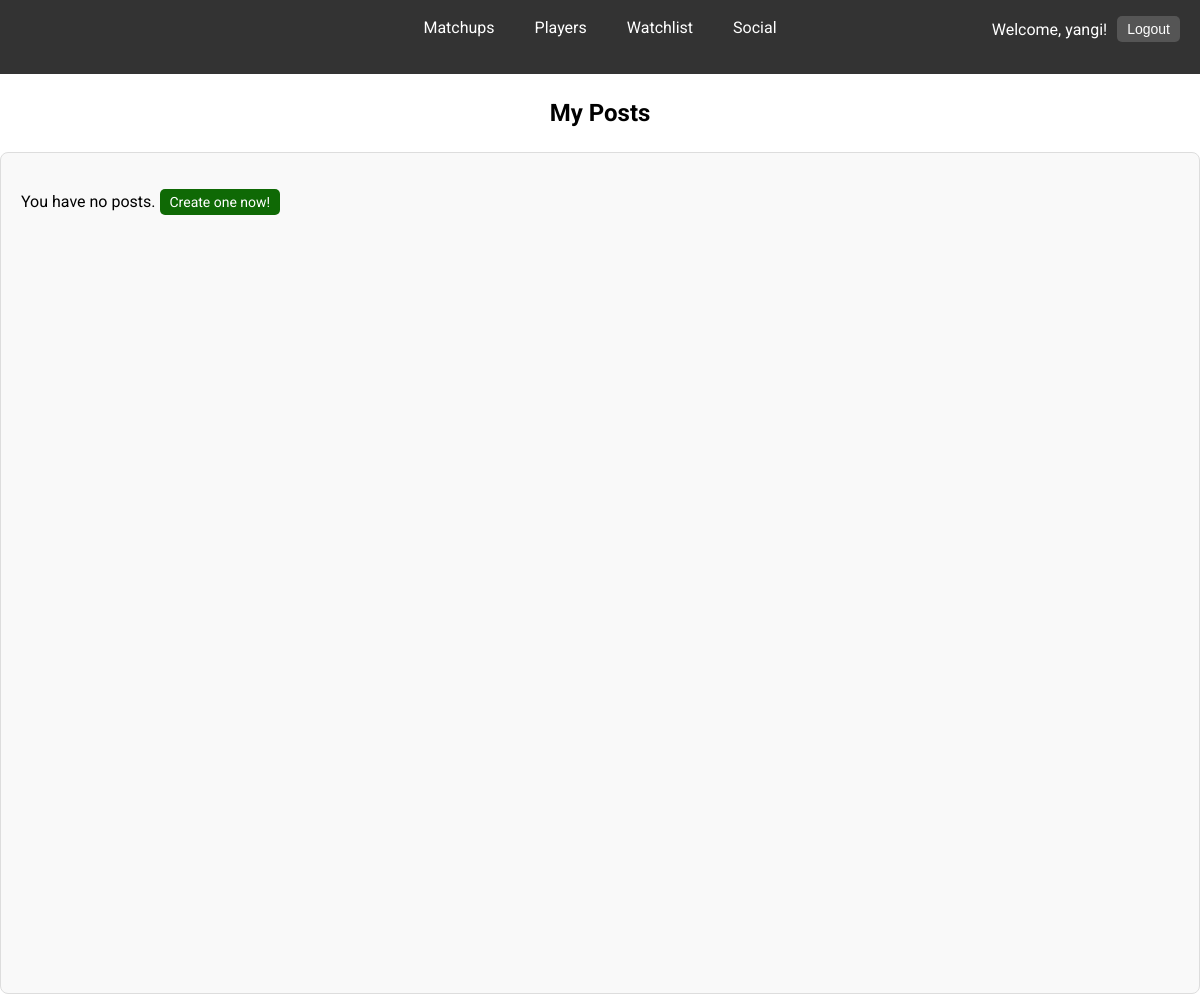
Before: /project/social/my_posts/ (signed in) with the older database file.
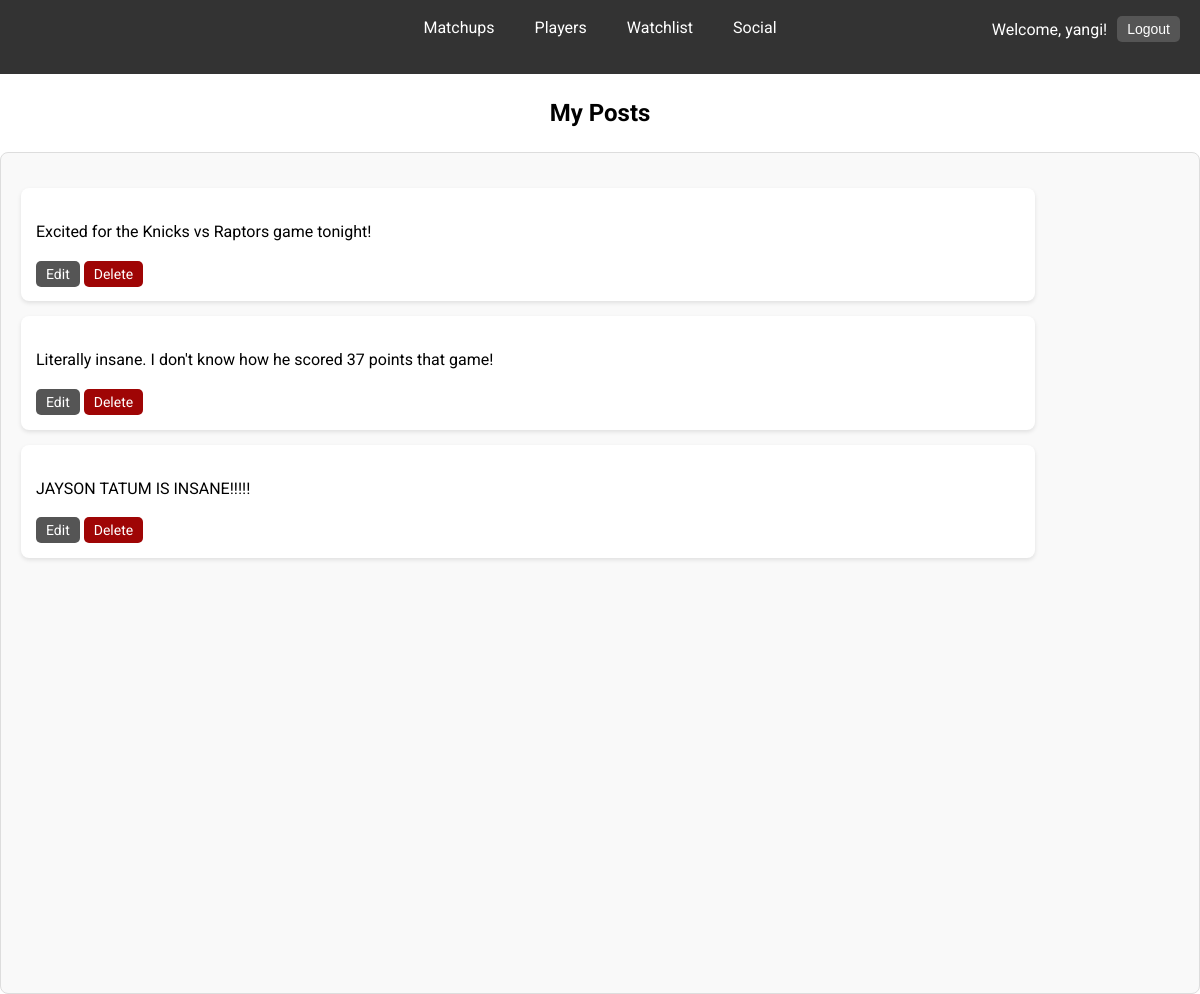
After: the same page with the newer database file.
### project/models.py (models this page shows, shortened)
class Post(models.Model):
    user = models.ForeignKey(User, on_delete=models.CASCADE, related_name='posts')
    message = models.TextField()
    image = models.ImageField(upload_to='social_images/', blank=True, null=True)
    timestamp = models.DateTimeField(auto_now_add=True)

### project/views.py (the view)
# urls.py: path('social/my_posts/', views.MyPostsListView.as_view(), name='my_posts'),
class MyPostsListView(LoginRequiredMixin, ListView):
    model = Post
    template_name = 'project/my_posts.html'
    context_object_name = 'posts'
    def get_queryset(self):
        return Post.objects.filter(user=self.request.user).order_by('-timestamp')

### project/templates/project/my_posts.html (shortened to what this page needs)
{% extends 'project/base.html' %}
{% block content %}
<h2 class="my-posts-header">My Posts</h2>
<div class="social-container">
    {% for post in posts %}
        <div class="post">
            <p>{{ post.message }}</p>
            <div class="post-actions">
                <a href="{% url 'update_post' post.pk %}" class="edit-post-btn">Edit</a>
                <a href="{% url 'delete_post' post.pk %}" class="delete-post-btn">Delete</a>
            </div>
        </div>
    {% empty %}
        <p>You have no posts. <a class="create-post-btn" href="{% url 'create_post' %}">Create one now!</a></p>
    {% endfor %}
</div>
{% endblock %}

Changed rows visible on the page:
added Post: message "Excited for the Knicks vs Raptors game tonight!"
added Post: message "Literally insane. I don't know how he scored 37 points that game!"
added Post: message "JAYSON TATUM IS INSANE!!!!!"
Other visible differences:
text no longer shown: "You have no posts. Create one now!"
